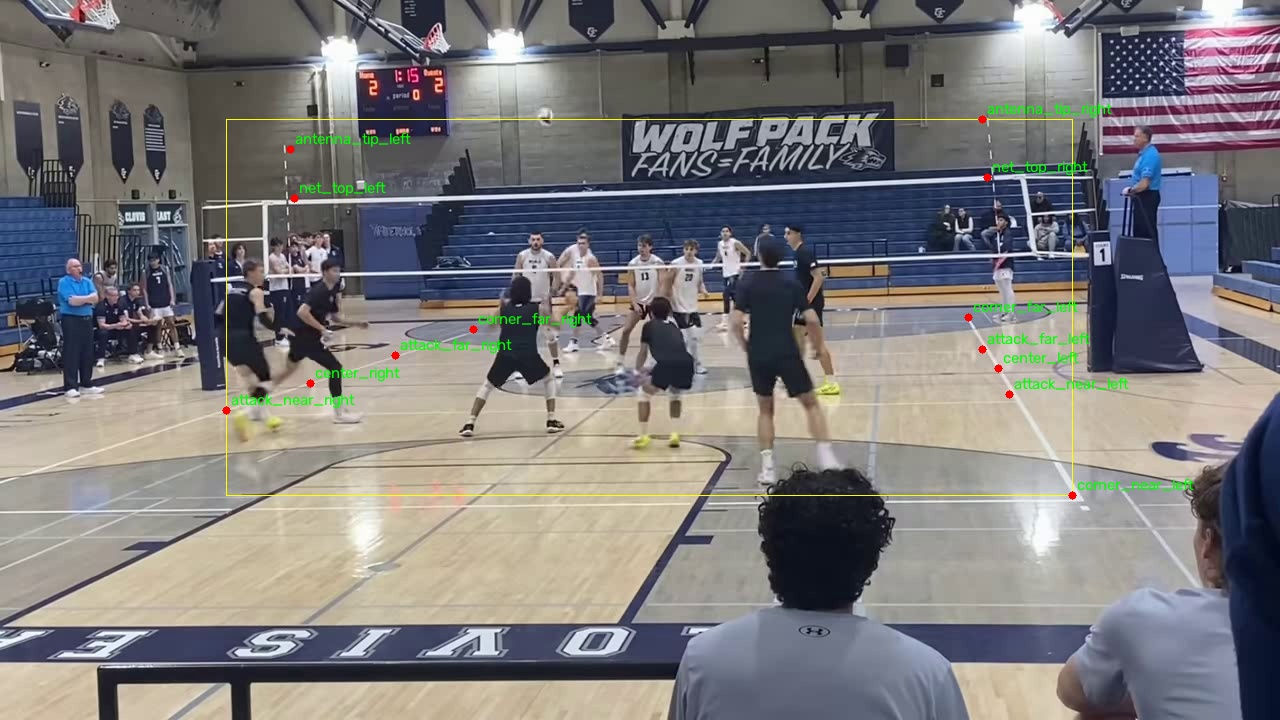
#> input picture data/dataset/court/check_menlo_00900.jpg, 1280 x 720 px; its folder holds only this picture in this run
$ python -i calib_score.py   (imports and definitions only)
#> lines starting #> are read from the running program, lines starting #| are printed output that depends on the picture; after the words box and inside, x2 and y2 are one past the last pixel; in counts of white or black regions, pixels touching at a corner belong together
### farmclip/lines.py
"""Court-line segment detection for calibration assistance.

Two detectors, two definitions of "line":

- detect_segments (old): a line is anything locally BRIGHT and thin (tophat).
  Cheap, but a chair edge, jersey seam and banner border all qualify — on
  cluttered venues it returns 100+ segments, most of them not court lines.
- detect_stripes (new): a line is a narrow band of near-uniform colour whose
  two FLANKS MATCH EACH OTHER and differ from the band. A painted line is a
  stripe (same floor both sides); a chair/jersey/banner boundary is a step
  (different stuff each side) and is rejected by construction. Says nothing
  about brightness, so white-on-wood, white-on-blue and coloured lines all
  respond the same.

Neither knows what a COURT is — that discrimination belongs to the solve,
which is the only stage that can ask "do these eight lines close into an
18x9m rectangle under one homography".
"""

import cv2
import numpy as np


# [14 lines left out: function detect_segments, not called in this run]


def stripe_response(frame, widths=(3, 5, 8, 12), blur=3):
    """Per-pixel "I am the middle of a stripe" score, in Lab colour distance.

    For each half-width d and each of 4 axes, compare the pixel to its
    neighbours at +-d: a stripe centre differs from BOTH flanks while the
    flanks match each other. Scoring flank agreement is what rejects step
    edges — at a chair edge the two flanks are wildly different, so the score
    goes negative no matter how strong the edge is.

    Several widths because a 5cm line is ~15px near the camera and ~2px at the
    far endline; the old constant-width assumption is exactly what made far
    lines invisible and fat highlights look like lines.
    """
    lab = cv2.cvtColor(cv2.GaussianBlur(frame, (blur, blur), 0), cv2.COLOR_BGR2Lab)
    lab = lab.astype(np.float32)
    best = np.full(lab.shape[:2], -1e9, np.float32)
    for d in widths:
        for dx, dy in ((1, 0), (0, 1), (1, 1), (1, -1)):
            a = np.roll(np.roll(lab, d * dy, 0), d * dx, 1)
            b = np.roll(np.roll(lab, -d * dy, 0), -d * dx, 1)
            centre = np.minimum(np.linalg.norm(lab - a, axis=2),
                                np.linalg.norm(lab - b, axis=2))
            flank = np.linalg.norm(a - b, axis=2)
            np.maximum(best, centre - flank, out=best)
    return best


def floor_mask(frame, k=5, close=25):
    """Mask of the playing surface: the dominant colour region of the lower frame.

    The stripe test alone is necessary but NOT sufficient — net mesh, jersey
    stripes, chair legs and banner text are all genuinely stripes and pass it
    on merit. What separates them from court lines is that none of them are on
    the floor. k-means the Lab colours, keep the cluster owning the most of the
    bottom third, close over players standing on it.
    """
    h, w = frame.shape[:2]
    small = cv2.resize(frame, (w // 4, h // 4))
    lab = cv2.cvtColor(small, cv2.COLOR_BGR2Lab).reshape(-1, 3).astype(np.float32)
    crit = (cv2.TERM_CRITERIA_EPS + cv2.TERM_CRITERIA_MAX_ITER, 10, 1.0)
    # Seeded: KMEANS_PP_CENTERS draws from OpenCV's global RNG, so this mask —
    # and therefore calib_score, court_search's cost map and every stripe
    # detection — used to change run to run. Measured on data/test/test_008:
    # the SAME pose scored net error 0.95px and 76.58px on consecutive calls,
    # i.e. pass and fail. Any "measured" comparison taken before this seed was
    # partly reading the RNG.
    cv2.setRNGSeed(0)
    _, lbl, _ = cv2.kmeans(lab, k, None, crit, 3, cv2.KMEANS_PP_CENTERS)
    lbl = lbl.reshape(small.shape[:2])
    bottom = lbl[int(lbl.shape[0] * 0.66):]
    # Keep EVERY substantial colour of the lower frame, not just the dominant
    # one. A coloured court inside a contrasting apron is the norm in broadcast
    # volleyball, and argmax keeps only one of the two. Measured on
    # data/test: a red-court/teal-apron frame masked 11% of the frame where
    # single-tone floors mask 38-57%, which deleted the court's own lines from
    # the evidence map and made calib_score reject a visibly CORRECT pose.
    share = np.bincount(bottom.ravel(), minlength=k) / bottom.size
    keep = np.flatnonzero(share >= 0.20)
    if not len(keep):
        keep = [int(share.argmax())]
    m = np.isin(lbl, keep).astype(np.uint8) * 255
    m = cv2.resize(m, (w, h), interpolation=cv2.INTER_NEAREST)
    # close over players/shadows, then keep only the largest blob
    m = cv2.morphologyEx(m, cv2.MORPH_CLOSE, np.ones((close, close), np.uint8))
    n, labels, stats, _ = cv2.connectedComponentsWithStats(m, 8)
    if n > 1:
        big = 1 + stats[1:, cv2.CC_STAT_AREA].argmax()
        m = (labels == big).astype(np.uint8) * 255
    return cv2.morphologyEx(m, cv2.MORPH_CLOSE, np.ones((close * 2, close * 2), np.uint8))


# [212 lines left out: functions detect_stripes, grow_objects, line_shape, detect_line_objects, segment_colors, _merge and 3 more, not called in this run]


# [2 lines that do not run on import are left out]

### farmclip/calib_score.py
"""Is this calibration actually right? A metric that cannot be gamed by sparsity.

The trap this exists to close: every error metric we had measured how well the
solver agreed with the evidence it was fitted to, and reported the median over
whatever happened to match. Both reward SPARSITY — fewer, shorter pieces of
evidence fit any pose better. Measured on real footage: the best-scoring clip
of ten (1.34px) was a visibly wrong pose fitted to a handful of fragments,
while a correct calibration scored 1.89px.

So this scores three things, and a calibration has to pass all of them:

  matched   how many of the 8 model lines have supporting image evidence at all
  coverage  what FRACTION of each projected line's length is actually covered
  err       perpendicular distance, over the lines that did match

Coverage is the one that closes the hole. A wrong pose can put a short fragment
near a projected line; it cannot cover 60% of an 18 m sideline's length.

Evidence is a Canny edge map plus a distance transform — deliberately NOT the
segmentation that produced the pose, so this is an independent check rather
than a measure of self-consistency.

Chamfer, not segment matching. The first version of this scored against
lines.detect_segments and failed validation: correct calibrations scored
coverage 0.20-0.35 because the tophat detector only ever recovers a third of
each line, so the metric was measuring DETECTOR recall, not pose correctness.
Asking "is there an edge pixel near this projected line" needs no grouping,
no thresholds on segment length, and no detector to be good.
"""

import cv2
import numpy as np

from .calibrate import project
from .court import ATTACK, HL, HW, NET_H
from .lines import floor_mask

MODEL = {
    # left = +Z = image-left (court.py convention)
    "side_left": ((-HL, 0, HW), (HL, 0, HW)),
    "side_right": ((-HL, 0, -HW), (HL, 0, -HW)),
    "end_far": ((-HL, 0, -HW), (-HL, 0, HW)),
    "end_near": ((HL, 0, -HW), (HL, 0, HW)),
    "attack_far": ((-ATTACK, 0, -HW), (-ATTACK, 0, HW)),
    "attack_near": ((ATTACK, 0, -HW), (ATTACK, 0, HW)),
    "center": ((0, 0, -HW), (0, 0, HW)),
    "net": ((0, NET_H, -HW), (0, NET_H, HW)),
}


# [5 lines left out: function edge_dt, not called in this run]


def line_dt(img, thresh=12.0, min_px=400):
    """Distance to the nearest thing that looks like a PAINTED LINE ON A FLOOR.

    Canny answers "is there an edge here", and in a gym the honest answer is
    yes almost everywhere — ceiling trusses, bleachers, chairs, crowd. Measured
    on real footage, edge_dt scored a visibly correct pose at coverage 0.43 and
    a pose thrown into the ceiling at 0.77, i.e. it ranked them backwards. The
    stripe test (flanks match each other) plus the floor mask throws out
    everything that is not on the playing surface, which is what the coverage
    number was always supposed to mean.
    """
    from .lines import floor_mask, stripe_response

    m = ((stripe_response(img) > thresh).astype(np.uint8) * 255)
    m = cv2.bitwise_and(m, floor_mask(img))
    if int(m.sum()) // 255 < min_px:   # dim or blown-out floor: better than nothing
        return edge_dt(img)
    return cv2.distanceTransform(255 - m, cv2.DIST_L2, 3)


# [179 lines left out: functions _support, _over_mask, score, net_ok, verdict, _self_check, not called in this run]


# [2 lines not run here, left out]

>>> import cv2
>>> picture = cv2.imread('../data/dataset/court/check_menlo_00900.jpg')
#> picture is the input picture: shape (720, 1280, 3); mean B, G, R 123.3, 123, 124.8
>>> result = line_dt(picture)
#> in line_dt, `m = ((stripe_response(img) > thresh).astype(np.uint8) * 255)`:
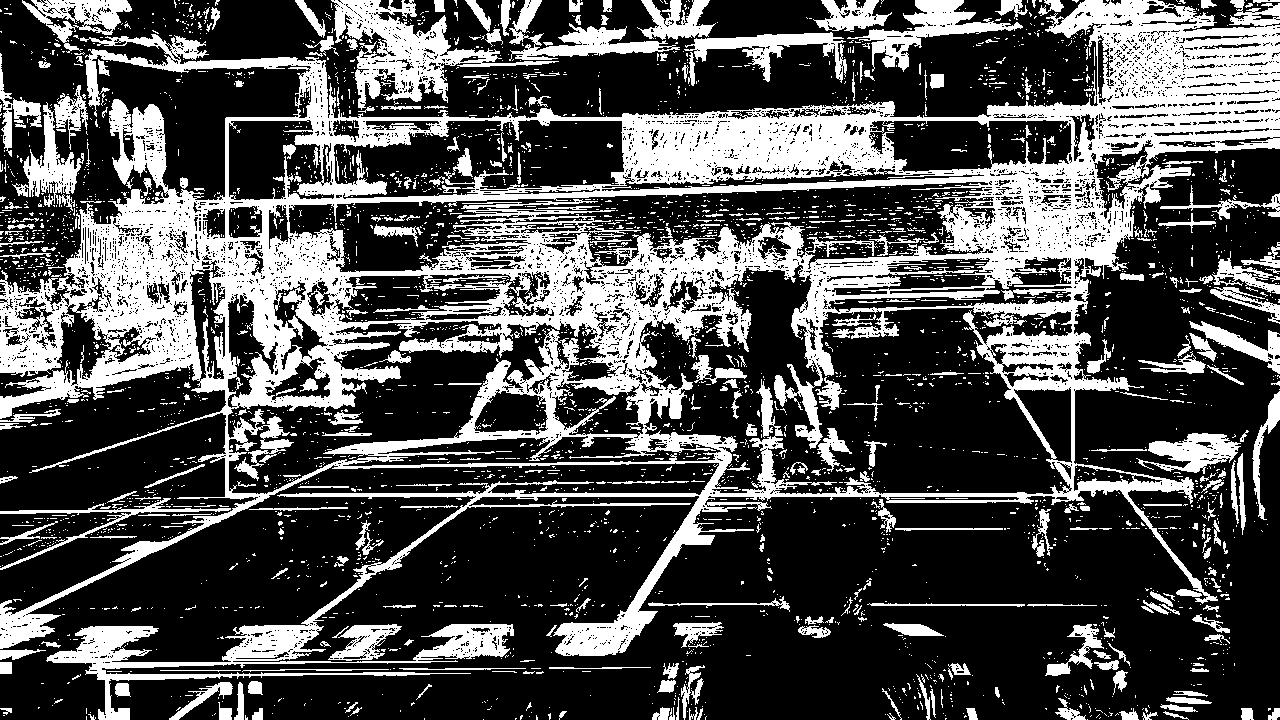
#> m: shape (720, 1280); 31% white; 3833 white regions (3442 under 20 px), largest, box (x1, y1, x2, y2) and area: (0, 0, 1280, 720) 206396, (331, 0, 559, 110) 7519, (847, 0, 1023, 72) 3449
#> in floor_mask, `lbl = lbl.reshape(small.shape[:2])`:
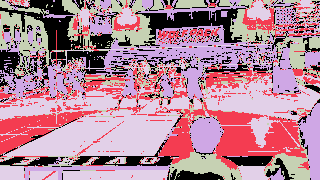
#> lbl: shape (180, 320) int32; 5 distinct labels, from 0 to 4; one colour per label, 0 black
#> in floor_mask, `share = np.bincount(bottom.ravel(), minlength=k) / bottom.size`: share = [0.118, 0.261, 0.133, 0.111, 0.377]
#> in floor_mask, `keep = np.flatnonzero(share >= 0.20)`: keep = [1, 4]
#> in floor_mask, `n, labels, stats, _ = cv2.connectedComponentsWithStats(m, 8)`:
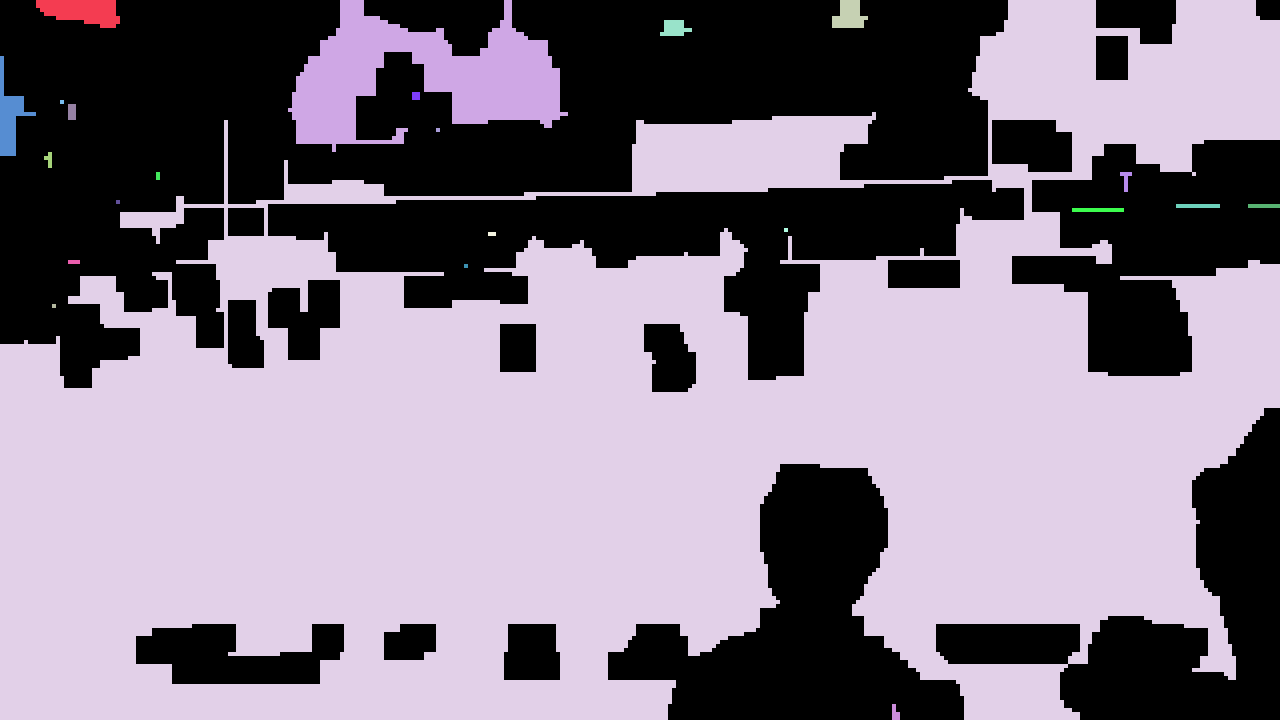
#> labels: shape (720, 1280) int32; 24 distinct labels, from 0 to 23; one colour per label, 0 black
#> in floor_mask, `n, labels, stats, _ = cv2.connectedComponentsWithStats(m, 8)`: n = 24; stats = 24 rows, first 6: [0, 0, 1280, 720, 386544], [36, 0, 84, 28, 1696], [288, 0, 280, 152, 20512], [832, 0, 36, 28, 720], [0, 0, 1280, 720, 509232], [660, 20, 32, 16, 368]
#> in floor_mask, `big = 1 + stats[1:, cv2.CC_STAT_AREA].argmax()`: big = 4
#> in line_dt, `return cv2.distanceTransform(255 - m, cv2.DIST_L2, 3)`:
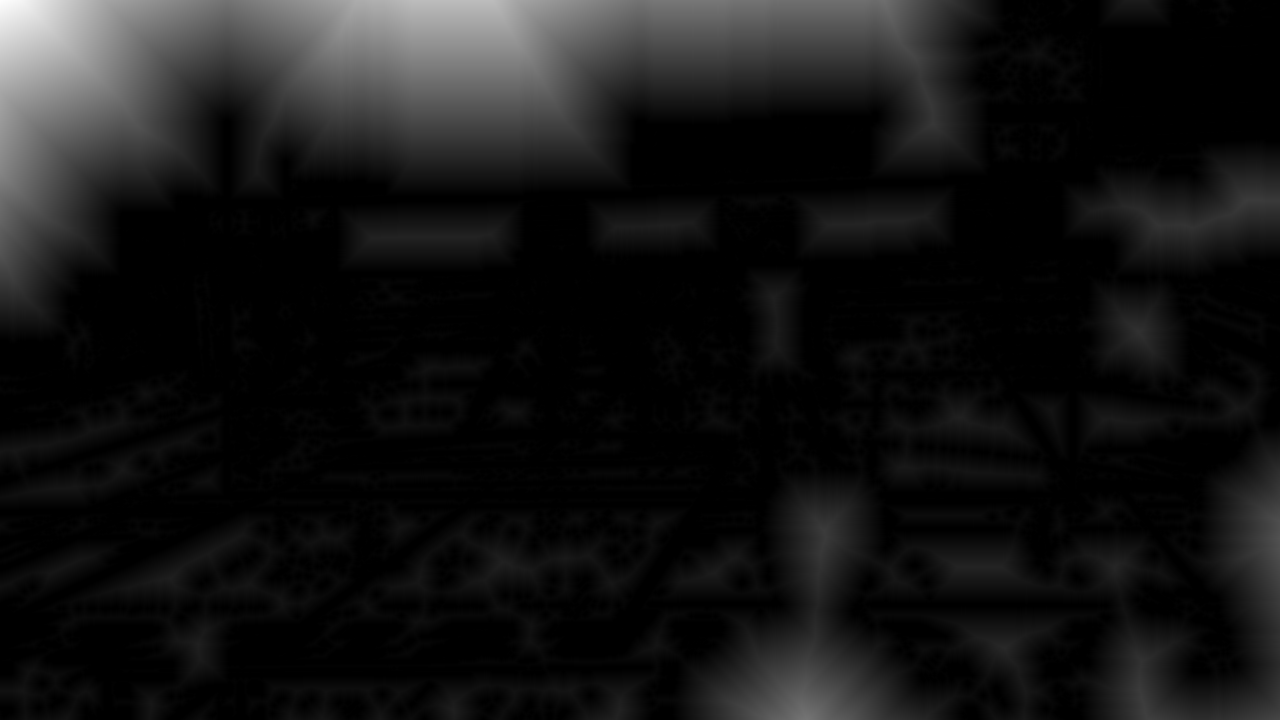
#> returned value: shape (720, 1280) float32; min 0, max 254, mean 21.3
